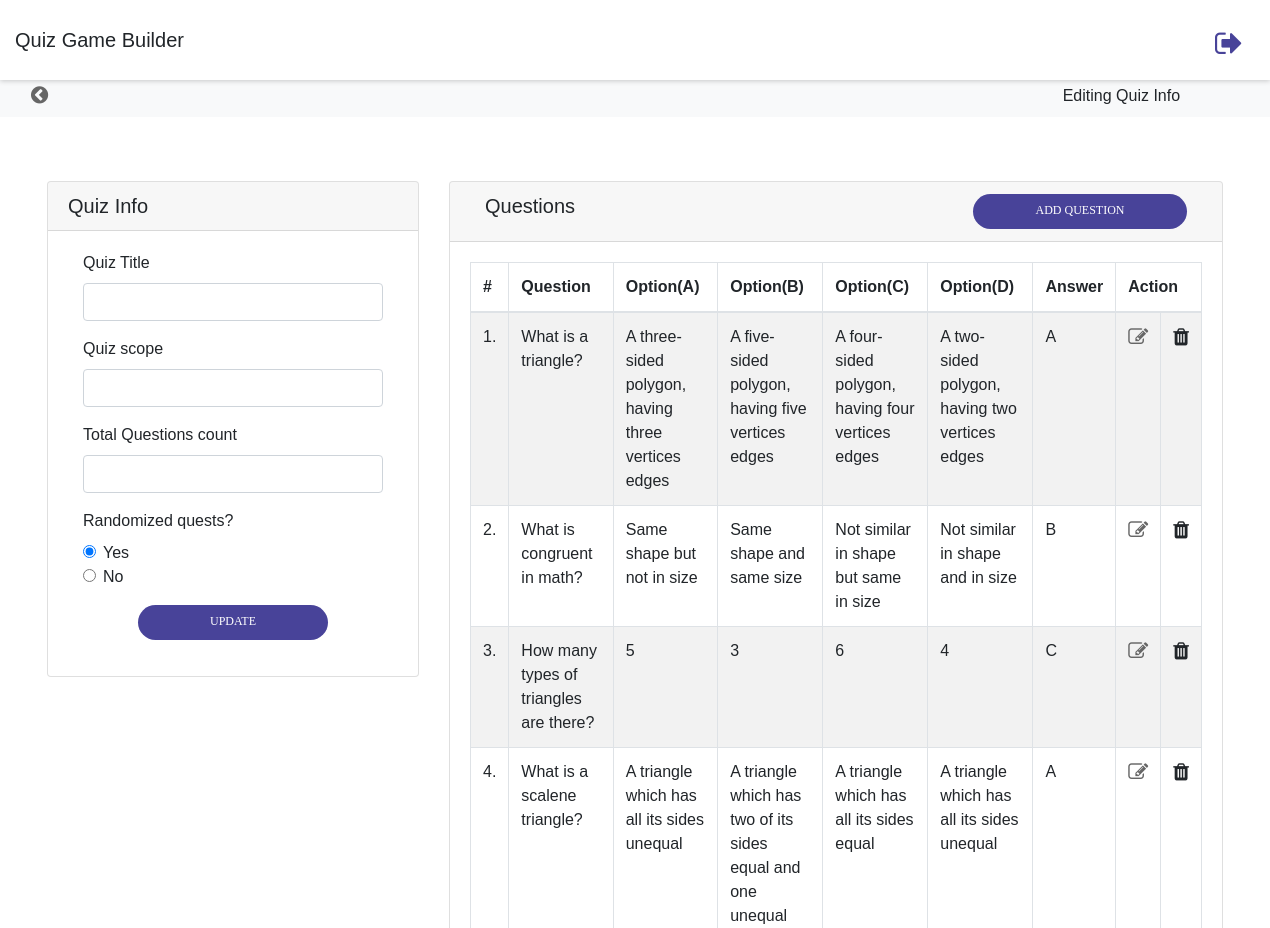
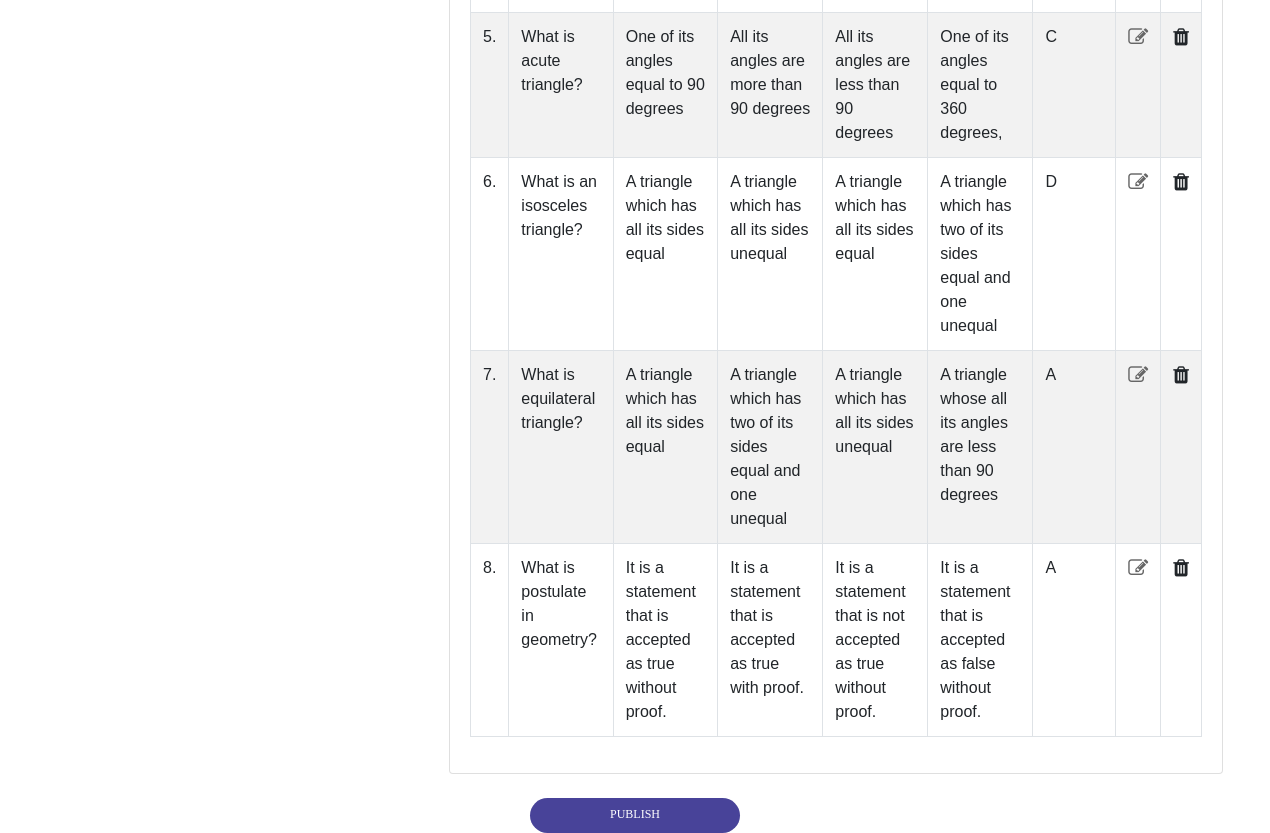
Page /admin/files/test_details.php?test_id=1 (signed in) on the committed database (2 pictures, top to bottom).
### tables this page shows
CREATE TABLE `question_test_mapping` (
  `question_id` int(11) NOT NULL,
  `test_id` int(11) NOT NULL
);

CREATE TABLE `tbl_questions` (
  `id` int(11) NOT NULL,
  `question_text` varchar(255) NOT NULL,
  `optionA` varchar(255) NOT NULL,
  `optionB` varchar(255) NOT NULL,
  `optionC` varchar(255) NOT NULL,
  `optionD` varchar(255) NOT NULL,
  `correctAns` varchar(255) NOT NULL,
  `score` int(11) NOT NULL,
  `quest_id` int(11) NOT NULL
);

### admin/files/test_details.php (the view, shortened to what this page needs)
<?php
  include '../../database/config.php';
  $test_id = $_REQUEST['test_id'];
?>
<!DOCTYPE html>
<html lang="en">
<head>
  <link rel="stylesheet" href="https://cdnjs.cloudflare.com/ajax/libs/font-awesome/4.7.0/css/font-awesome.min.css">
  <link href="../assets/css/bootstrap.min.css" rel="stylesheet" />
  <link type="text/css" rel="stylesheet" href="https://cdn.datatables.net/1.10.20/css/dataTables.bootstrap4.min.css" charset="utf-8">
  <link href="../assets/css/main.css" rel="stylesheet" />
  <link href="../../css/main.css" rel="stylesheet" />
  <link href="../../css/header.css" rel="stylesheet" />
</head>
<body class="">
  <header class="header1">
    <div class="container-menu-header">
				<div class="wrap_header">
        <div class="row justify-content-between" style="display: contents;">
              <div class="col-10">
              <h5 class="title" style="float: left;">Quiz Game Builder</h5>
              </div>
              <div class="col-2">
                  <a href="./logout.php">  <i class="fa fa-sign-out fa-2x" aria-hidden="true"  style="float:right;color:#484399;margin-top:0px;margin-right:-60px;width:100px !important;float:right !important; height:25px "></i></a>
              </div>
            </div>
				</div>
		</div>
		<div class="wrap_header_mobile">
    <h5 class="title" style="float: left;">Quiz Game Builder</h5>
      <a href="./logout.php">  <i class="fa fa-sign-out fa-2x" aria-hidden="true"  style="float:right;color:#484399;margin-top:0px;margin-right:-60px;width:100px !important;float:right !important; height:25px "></i></a>
		</div>
	</header>
  <nav class="navbar navbar-light bg-light">
        <div class="row justify-content-between" style="display: contents; width:100%;">
          <div class="col-6 col-sm-8 col-lg-1o">
              <a href="dashboard.php" > <i class="fa fa-chevron-circle-left fa-lg" aria-hidden="true"></i></a>
          </div>
          <div class="col-4 col-sm-4 col-lg-2">
            Editing Quiz Info
          </div>
        </div>
  </nav>
  <div class="wrapper ">
      <div class="content" style="margin: 4rem 2rem;min-height: auto;">
        <div class="row">
          <div class="col-md-4">
            <div class="card">
              <div class="card-header">
                <h5 class="title">Quiz Info</h5>
              </div>
              <div class="card-body">
                <form method="POST" action="<?php echo htmlspecialchars($_SERVER["PHP_SELF"]);?>">
                  <div class="row">
                    <div class="col-md-12">
                      <div class="form-group">
                        <label>Quiz Title</label>
                        <input type="text" class="form-control" name="test_name"  value="<?= $test_details["title"];?>" required/>
                      </div>
                      <div class="form-group">
                        <label>Quiz scope</label>
                        <input type="text" class="form-control" name="quiz_scope" value="<?= $test_details["scope"];?>" required/>
                      </div>
                      <div class="form-group">
                        <label>Total Questions count</label>
                          <input type="number" class="form-control" min="1" max="10" name="total_questions" value="<?= $test_details["total_questions"];?>" required/>
                      </div>
                      <div class="form-group">
                        <label>Randomized quests?</label>
                        <div class="form-check">
                          <input class="form-check-input" type="radio" name="random" id="randomYes" value="1" checked>
                          <label class="form-check-label">
                          Yes
                          </label>
                        </div>
                        <div class="form-check">
                          <input class="form-check-input" type="radio" name="random" id="randomNo" value="0">
                          <label class="form-check-label">
                          No
                          </label>
                        </div>
                     </div>
                    </div>
                  </div>
                  <div class="row center-element">
                    <div class="col-md-8 col-sm-6 col-8">
                      <div class="form-group">
                        <button class="role-form-btn">UPDATE</button>
                      </div>
                    </div>
                  </div>
                </form>
              </div>
            </div>
          </div>
          <div class="col-md-8">
            <div class="card">
              <div class="card-header">
              <div class="row">
                  <div class="col-4 col-md-8 col-sm-6 ">
                    <h5 class="title"> Questions</h5>
                  </div>
                  <div class="col-8 col-md-4 col-sm-6 ">
                  <a href="#" data-toggle="modal" data-target="#" id="modalQuestionAlert"> <button class="role-form-btn" onclick="redirect_to_add_question()" id="addQuestion" style="margin-top:0px;float:right !important;">ADD QUESTION</button></a>
                  </div>
                </div>
              </div>
              <div class="card-body">
                <div class="table-responsive">
                  <table id="question_list" class="table table-striped table-bordered" style="width:100%">
                        <thead>
                            <tr>
                                <th>#</th>
                                <th>Question</th>
                                <th>Option(A)</th>
                                <th>Option(B)</th>
                                <th>Option(C)</th>
                                <th>Option(D)</th>
                                <th>Answer</th>
                                <th colspan="2">Action</th>
                            </tr>
                        </thead>
                        <tbody>
                            <?php
                              $sql = "select question_id from question_test_mapping where test_id = $test_id";
                              $result = mysqli_query($conn,$sql);
                              $i = 1;
                              while($row = mysqli_fetch_assoc($result)) {
                                $question_id = $row["question_id"];
                                $sql1 = "select * from tbl_questions where id = $question_id";
                                $result1 = mysqli_query($conn,$sql1);
                                $row1 = mysqli_fetch_assoc($result1);
                                ?>
                                <tr id = "<?= $row1["id"]; ?>">
                                  <td><?=$i?>.</td>
                                  <td><?=$row1["question_text"]?></td>
                                  <td><?= $row1["optionA"];?> </td>
                                  <td><?= $row1["optionB"];?></td>
                                  <td><?= $row1["optionC"];?></td>
                                  <td><?= $row1["optionD"];?></td>
                                  <td><?= $row1["correctAns"];?></td>
                                  <td><a href="updateQuestionPage.php?id=<?php echo $row1["id"];?>&test_id=<?php echo $test_id;?>"><i class="fa fa-edit fa-lg"></i></a></td>
                                  <td><a onclick="delete_question('<?= $row1["id"]; ?>','<?php echo $test_id; ?>')" id="delete" name="delete"><i class="fa fa-trash fa-lg"></i></a> </td>
                                </tr>
                              <?php
                              $i++;
                              }
                            ?>
                        </tbody>
                      </table>
                </div>
              </div>
            </div>
          </div>
        </div> <br>
        <div class="row">
          <div class="container" style="width: 15rem">
          <a href="#" data-toggle="modal" data-target="#" id="modalQuestionAlert1"> <button class="role-form-btn" onclick="publishQuiz()">Publish</button> </a>
          </div>
        </div>
      </div>
  </div>
</body>
</html>

### admin/assets/css/main.css (style rules this page uses)
.card-body { display: flex; flex-direction: column; }
.card-body div.row { margin-top: auto; }
.center-element { text-align: center; }
.center-element > div { margin: auto; }
i { cursor: pointer; }
.card { display: flex !important; width:auto !important; box-shadow: none !important; border:1px solid rgba(0,0,0,.125) !important; }

### css/main.css (style rules this page uses)
* { margin: 0px; padding: 0px; box-sizing: border-box; }
body, html { height: 100%; font-family: Poppins-Regular, sans-serif; min-height: 100vh; justify-content: center; align-items: center; padding: 0; margin: 0; }
a { font-family: Poppins-Regular; font-size: 14px; line-height: 1.7; color: #666666; margin: 0px; transition: all 0.4s; -webkit-transition: all 0.4s; -o-transition: all 0.4s; -moz-transition: all 0.4s; }
h1,h2,h3,h4,h5,h6 { margin: 0px; }
button { outline: none !important; border: none; background: transparent; }
.row { margin: 0px; }
.role-form-btn, .login100-form-btn, .create-btn , .publish-btn { font-family: Montserrat-Bold; font-size: 12px; line-height: 1.3; color: #fff; text-transform: uppercase; width: 100%; height: 35px; border-radius: 25px; background: #484399; display: -webkit-box; display: -webkit-flex; display: -moz-box; display: -ms-flexbox; display: flex; justify-content: center; align-items: center; padding: 0 25px; -webkit-transition: all 0.4s; -o-transition: all 0.4s; -moz-transition: all 0.4s; transition: all 0.4s; }

### css/header.css (style rules this page uses)
* { margin: 0px; padding: 0px; box-sizing: border-box; }
body, html { height: 100%; font-family: Montserrat-Regular, sans-serif; font-weight: 400; }
a { font-family: Montserrat-Regular; font-weight: 400; font-size: 15px; line-height: 1.7; color: #666666; margin: 0px; transition: all 0.4s; -webkit-transition: all 0.4s; -o-transition: all 0.4s; -moz-transition: all 0.4s; }
h1,h2,h3,h4,h5,h6 { margin: 0px; }
button { outline: none !important; border: none; background: transparent; }
.container { max-width: 1200px; }
.header1 { height: 75px; -webkit-transition: all 0.3s; -o-transition: all 0.3s; -moz-transition: all 0.3s; transition: all 0.3s; }
.container-menu-header { width: 100%; top: 0; left: 0; position: fixed; z-index: 1100; box-shadow: 0 1px 5px 0px rgba(0,0,0,0.2); -moz-box-shadow: 0 1px 5px 0px rgba(0,0,0,0.2); -webkit-box-shadow: 0 1px 5px 0px rgba(0,0,0,0.2); -o-box-shadow: 0 1px 5px 0px rgba(0,0,0,0.2); -ms-box-shadow: 0 1px 5px 0px rgba(0,0,0,0.2); }
.wrap_header { display: -webkit-box; display: -webkit-flex; display: -moz-box; display: -ms-flexbox; display: flex; flex-wrap: wrap; width: 100%; height: 80px; background-color: white; align-items: center; position: relative; -webkit-transition: all 0.3s; -o-transition: all 0.3s; -moz-transition: all 0.3s; transition: all 0.3s; }
.wrap_header_mobile { display: -webkit-box; display: -webkit-flex; display: -moz-box; display: -ms-flexbox; display: flex; flex-wrap: wrap; align-items: center; justify-content: space-between; min-height: 80px; padding-left: 20px; padding-top: 10px; padding-bottom: 10px; background-color: white; }
body { padding-right: 0px !important; }

### rows in the picture
question_test_mapping: question.question_text "What is a triangle?", question.optionA "A three-sided polygon, having three vertices edges", question.optionB "A five-sided polygon, having five vertices edges", question.optionC "A four-sided polygon, having four vertices edges", question.optionD "A two-sided polygon, having two vertices edges", question.correctAns "A"
question_test_mapping: question.question_text "What is congruent in math?", question.optionA "Same shape but not in size", question.optionB "Same shape and same size", question.optionC "Not similar in shape but same in size", question.optionD "Not similar in shape and in size", question.correctAns "B"
question_test_mapping: question.question_text "How many types of triangles are there?", question.optionA "5", question.optionB "3", question.optionC "6", question.optionD "4", question.correctAns "C"
question_test_mapping: question.question_text "What is a scalene triangle?", question.optionA "A triangle which has all its sides unequal", question.optionB "A triangle which has two of its sides equal and one unequal", question.optionC "A triangle which has all its sides equal", question.optionD "A triangle which has all its sides unequal", question.correctAns "A"
question_test_mapping: question.question_text "What is acute triangle?", question.optionA "One of its angles equal to 90 degrees", question.optionB "All its angles are more than 90 degrees", question.optionC "All its angles are less than 90 degrees", question.optionD "One of its angles equal to 360 degrees,", question.correctAns "C"
question_test_mapping: question.question_text "What is an isosceles triangle?", question.optionA "A triangle which has all its sides equal", question.optionB "A triangle which has all its sides unequal", question.optionC "A triangle which has all its sides equal", question.optionD "A triangle which has two of its sides equal and one unequal", question.correctAns "D"
question_test_mapping: question.question_text "What is equilateral triangle?", question.optionA "A triangle which has all its sides equal", question.optionB "A triangle which has two of its sides equal and one unequal", question.optionC "A triangle which has all its sides unequal", question.optionD "A triangle whose all its angles are less than 90 degrees", question.correctAns "A"
question_test_mapping: question.question_text "What is postulate in geometry?", question.optionA "It is a statement that is accepted as true without proof.", question.optionB "It is a statement that is accepted as true with proof.", question.optionC "It is a statement that is not accepted as true without proof.", question.optionD "It is a statement that is accepted as false without proof.", question.correctAns "A"
